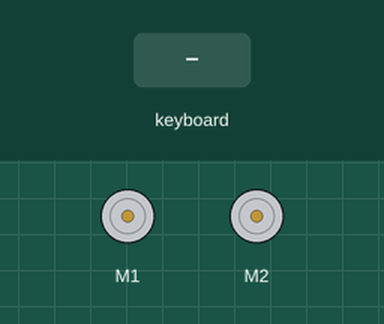
Bench run of a program on a simulated Raspberry Pi (BCM pin numbers). On the bench: 2 × DC motor (green arrow = forward, orange = backward, longer = faster). Inputs (shaded band) come from the test bench. Motors are numbered in the order the program creates them (left before right in a Robot); the full-screen text the program places in the terminal is not drawn. At 7.3 s the program stops and its outputs stay as they are.

Above: at 1.2 s.
1.3 s: key up typed on the keyboard
At 1.7 s:
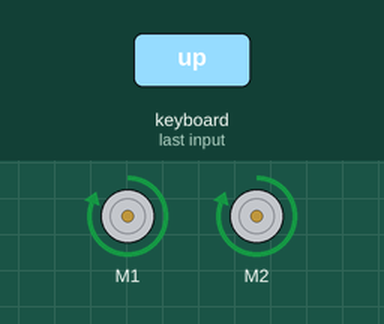
2.8 s: key down typed on the keyboard
At 4.0 s:
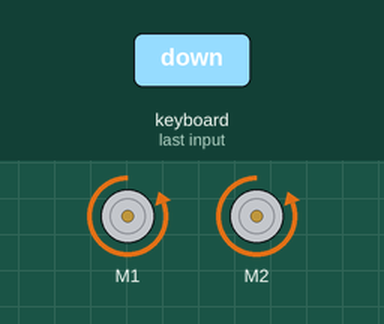
4.3 s: key left typed on the keyboard
At 5.2 s:
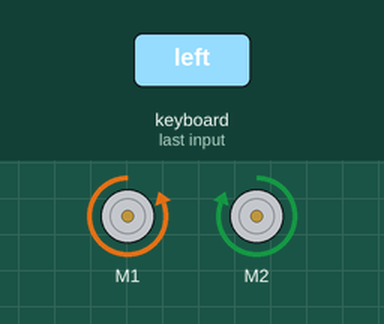
5.8 s: key right typed on the keyboard
At 6.3 s:
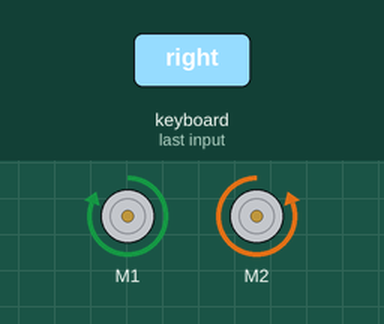
7.3 s: key "q" typed on the keyboard
At 8.5 s:
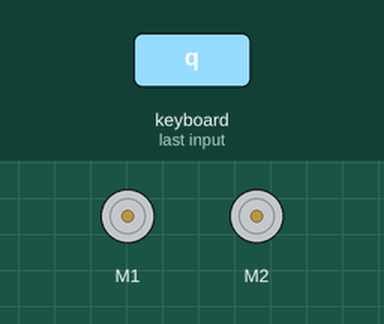
Timing chart, 0 to 8.8 s (numbered marks = the images above; inputs shaded):
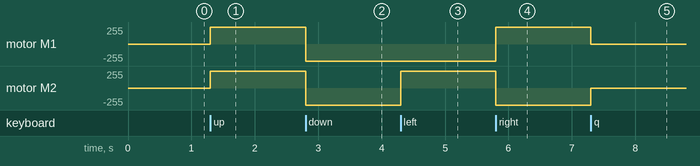

Measured:
- after the input at 1.3 s, motor M1, motor M2: stopped → forward 255/255 at once
- after the input at 2.8 s, motor M1, motor M2: forward 255/255 → backward 255/255 at once
- after the input at 4.3 s, motor M2: backward 255/255 → forward 255/255 at once
- after the input at 5.8 s, motor M1: backward 255/255 → forward 255/255 at once; motor M2: forward 255/255 → backward 255/255 at once
- after the input at 7.3 s, motor M1: forward 255/255 → stopped at once; motor M2: backward 255/255 → stopped at once

The program:

test.py
```python
import curses
from gpiozero import Motor
import time

# Motor setup
left_motor = Motor(forward=17, backward=12, pwm=True)
right_motor = Motor(forward=27, backward=18, pwm=True)

# Global movement state
movement_state = None

def control_motors(speed_L, speed_R):
    # Convert 0-100 to -1 to 1 range
    def to_motor_val(speed, direction):
        val = speed / 100.0
        return val if direction else -val

    left_motor.value = to_motor_val(speed_L[0], speed_L[1])
    right_motor.value = to_motor_val(speed_R[0], speed_R[1])

def update_movement(new_state, stdscr):
    global movement_state
    if new_state != movement_state:
        movement_state = new_state
        msg = 'Stopping' if new_state is None else 'Moving ' + new_state
        stdscr.addstr(2, 0, msg.ljust(40))  # Overwrites old message
        stdscr.refresh()

def main(stdscr):
    # Initialize curses settings
    curses.curs_set(0)
    stdscr.nodelay(True)
    stdscr.keypad(True)
    stdscr.clear()
    stdscr.addstr(0, 0, "Use arrow keys to control the car. Press Q to exit.")
    stdscr.refresh()

    while True:
        key = stdscr.getch()
        if key == -1:
            continue

        if key == curses.KEY_UP:
            update_movement("forward", stdscr)
            control_motors((100, True), (100, True))
        elif key == curses.KEY_DOWN:
            update_movement("backward", stdscr)
            control_motors((100, False), (100, False))
        elif key == curses.KEY_LEFT:
            update_movement("left", stdscr)
            control_motors((100, False), (100, True))
        elif key == curses.KEY_RIGHT:
            update_movement("right", stdscr)
            control_motors((100, True), (100, False))
        elif key in [ord('q'), ord('Q')]:
            update_movement(None, stdscr)
            control_motors((0, True), (0, False))
            break
        else:
            update_movement(None, stdscr)
            control_motors((0, True), (0, False))

        time.sleep(0.05)

if __name__ == "__main__":
    curses.wrapper(main)
```
